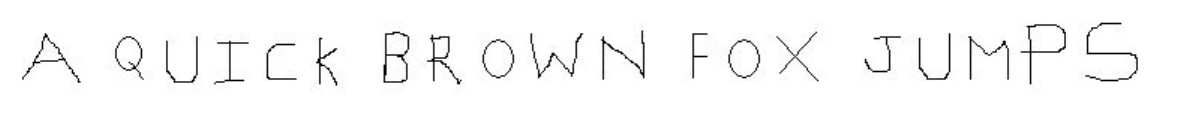
%> input picture Proj 12 Letter recognition/code/fox.JPG, 1186 x 136 px
$ octave main.m   (GNU Octave 9; MATLAB toolbox functions it lacks are replaced by stand-ins)
%> lines starting %> are read from the running program, lines starting %| are printed output that depends on the picture; in (x1, y1, x2, y2) boxes, pixels count from 0 and x2, y2 are one past the last pixel; in counts of white or black regions, pixels touching at a corner belong together; the program's own positions count from 1
### Proj 12 Letter recognition/code/lines.m
function [fl re]=lines(im_texto)
% Divide text in lines
im_texto=clip(im_texto);
num_filas=size(im_texto,1);
for s=1:num_filas
    if sum(im_texto(s,:))==0
        nm=im_texto(1:s-1, :); % First line matrix
        rm=im_texto(s:end, :);% Remain line matrix
        fl = clip(nm);
        re=clip(rm);
        %Uncomment lines below to see the result*-*-*-*-
                subplot(2,1,1);imshow(fl);
                subplot(2,1,2);imshow(re);
        break
    else
        fl=im_texto;%Only one line.
        re=[ ];
    end
end

function img_out=clip(img_in)
[f c]=find(img_in); % finds indices(f) 'and' non-zero values(c) of img_in...
img_out=img_in(min(f):max(f),min(c):max(c));%Crops image

### Proj 12 Letter recognition/code/testit.m
disp('testing')
  %mkc%%load ('D:\training_set\featureout.mat');
  load('featureout.mat');
  p=featureout;
 % [7 lines of commented-out code are left out]

  net.inputs{1}.processFcns = {'removeconstantrows','mapminmax'};
%mkc%%load d:\training_set\net.mat;
load('net.mat');
load net;

%load net;
  y5=sim(net,p);
 % y5=abs(y5);
  %y5=round(y5);

 % y5=y5'
 disp(y5);
 [C I]=max(y5);
 disp(I)
 disp(C)

  %disp('1.A   2.B   3.C  4.D  5.E 6.F 7.G ')


  %mkc%%fid = fopen('D:\training_set\output.txt','a');
  fid = fopen('output.txt','a');

if (I==1)
    fprintf(fid,'A');
fclose(fid);
elseif (I==2)
    fprintf(fid,'B');
fclose(fid);
elseif (I==3)
    fprintf(fid,'C ');
fclose(fid);
elseif (I==4)
    fprintf(fid,'D');
fclose(fid);
elseif (I==5)
    fprintf(fid,'E');
fclose(fid);
elseif (I==6)
    fprintf(fid,'F');
fclose(fid);
elseif (I==7)
    fprintf(fid,'G');
fclose(fid);
elseif (I==8)
    fprintf(fid,'H');
fclose(fid);
elseif (I==9)
    fprintf(fid,'I');
fclose(fid);
elseif (I==10)
    fprintf(fid,'J');
fclose(fid);
elseif (I==11)
    fprintf(fid,'K');
fclose(fid);
elseif (I==12)
    fprintf(fid,'L');
fclose(fid);
elseif (I==13)
    fprintf(fid,'M');
fclose(fid);
elseif (I==14)
    fprintf(fid,'N');
fclose(fid);
elseif (I==15)
    fprintf(fid,'O');
fclose(fid);
elseif (I==16)
    fprintf(fid,'P');
fclose(fid);
elseif (I==17)
    fprintf(fid,'Q');
fclose(fid);
elseif (I==18)
    fprintf(fid,'R');
fclose(fid);
elseif (I==19)
    fprintf(fid,'S');
fclose(fid);
elseif (I==20)
    fprintf(fid,'T');
fclose(fid);
elseif (I==21)
    fprintf(fid,'U');
fclose(fid);
elseif (I==22)
    fprintf(fid,'V');
fclose(fid);
elseif (I==23)
    fprintf(fid,'W');
fclose(fid);
elseif (I==24)
    fprintf(fid,'X');
fclose(fid);
elseif (I==25)
    fprintf(fid,'Y');
fclose(fid);
elseif (I==26)
    fprintf(fid,'Z');
fclose(fid);

 else
     disp(' not Found');

   clear
end

### Proj 12 Letter recognition/code/main.m
clc;
clear all;

imagen = imread('fox.JPG');
%> imagen is the input picture: size 136x1186x3 uint8; min 0, max 255, mean 249.1

pause(0.5)
%%%%%%%%%%%%%%%
%% Image segmentation and extraction
%% Show image
figure(1)
imshow(imagen);
title('INPUT IMAGE WITH NOISE')
pause(0.5)

%% Convert to gray scale
if size(imagen,3)==3 % RGB image
    imagen=rgb2gray(imagen);
%> imagen: size 136x1186 uint8
end
%% Convert to binary image
threshold = graythresh(imagen);
%> threshold = 0.675
imagen =~im2bw(imagen,threshold);
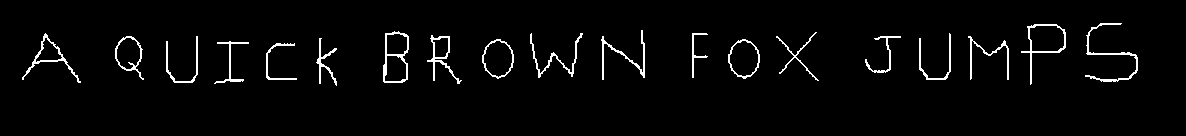
%> imagen: size 136x1186 logical; 2.9% white in thin lines or dots, all inside (x1, y1, x2, y2) = (22, 23, 1138, 86)

%% Remove all objects containing fewer than 30 pixels, 15 here...
imagen =bwareaopen(imagen,15);
pause(1)
%% Show image binary image
figure(2)
imshow(imagen);
title('INPUT IMAGE WITHOUT NOISE')
%% Edge detection
Iedge = edge(uint8(imagen));
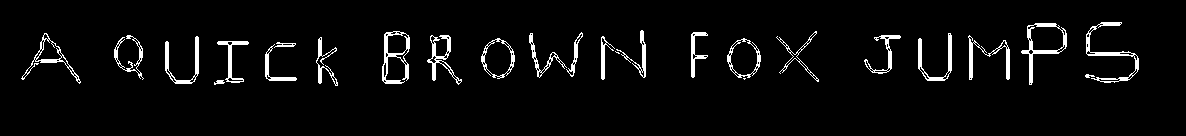
%> Iedge: size 136x1186 logical; 4.1% white; 26 white regions (2 under 20 px), largest, box (x1, y1, x2, y2) and area: (1086, 22, 1139, 83) 535, (1021, 23, 1067, 85) 524, (382, 31, 410, 84) 499
imshow(~Iedge)
%% Morphology
% * *Image Dilation*
se = strel('square',3);
Iedge2 = imdilate(Iedge, se);
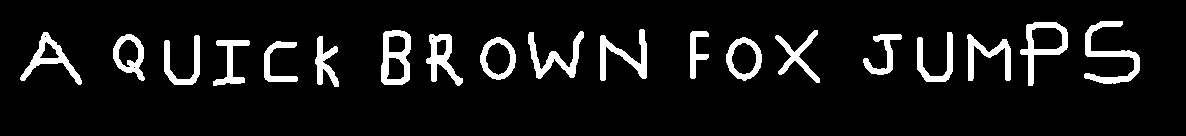
%> Iedge2: size 136x1186 logical; 8.4% white; 19 white regions, largest, box (x1, y1, x2, y2) and area: (1084, 21, 1140, 84) 1084, (381, 30, 411, 85) 932, (1020, 22, 1068, 86) 917
figure(3)
imshow(~Iedge2);
title('IMAGE DILATION')
% * *Image Filling*
Ifill= imfill(Iedge2,'holes');
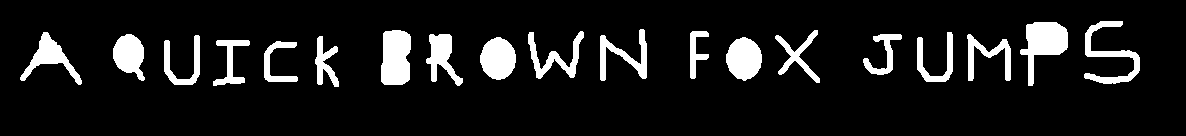
%> Ifill: size 136x1186 logical; 10.2% white; 19 white regions, largest, box (x1, y1, x2, y2) and area: (1020, 22, 1068, 86) 1492, (381, 30, 411, 85) 1458, (726, 37, 762, 81) 1180
figure(4)
imshow(~Ifill)
title('IMAGE FILLING')
Ifill=Ifill & imagen;
figure(5)
imshow(~Ifill);
%> the run ends on the next line

re=Ifill;


while 1
    % 分割text(可能为多行)为line(一行) ，
    [fl re]=lines(re);
    imgn=fl;

    % 给分割元素加标签、计算元素素量
    [L Ne] = bwlabel(imgn);


for n=1:Ne
    [r,c] = find(L==n);
    n1=imgn(min(r):max(r),min(c):max(c));
   %imshow(~n1);
   %bwmorph : With n = Inf, thins objects to lines. It removes pixels so that an object without holes shrinks to a minimally connected stroke,
   %and an object with holes shrinks to a connected ring halfway between each hole and the outer boundary. This option preserves the Euler number.
    BW2 = bwmorph(n1,'thin',Inf);
    imrotate(BW2,0);
    imshow(~BW2);
    z=imresize(BW2,[50 50]);
    %%contents = get(handles.popupmenu5,'String');
    %%popupmenu5value = contents{get(handles.popupmenu5,'Value')};
    %%switch popupmenu5value
      %%case 'Train using Gradient Technique'
        z=feature_extract(z);
      %%case 'Train using Geometric Feature Extraction'
        %%z=feature_extractor(z);
   %%end
    %mkc%%load ('D:\training_set\featureout.mat');

    load('featureout.mat');
    featureout=z;
    %disp(z);
    %mkc%%save ('D:\training_set\featureout.mat','featureout');
    save('featureout.mat','featureout');
    testit
